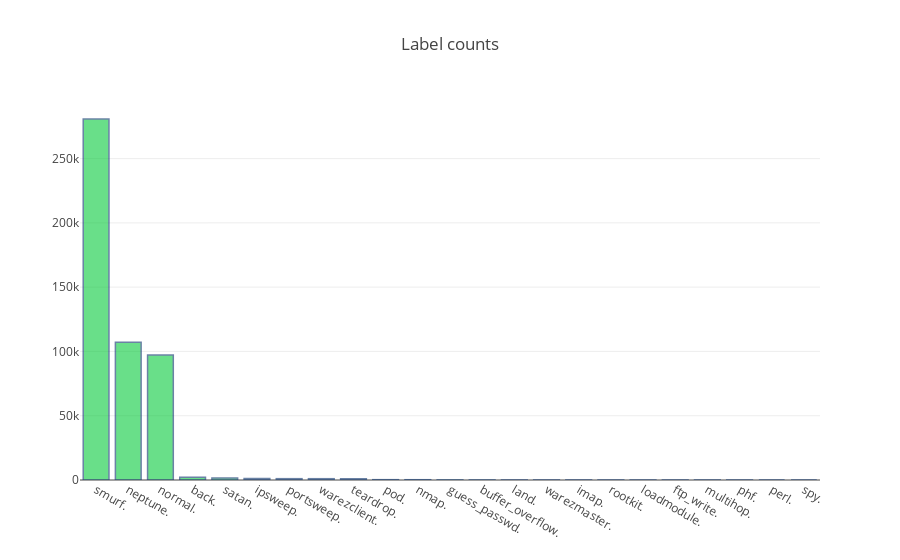

Notebook source saved alongside this figure:
### Code cell
trace0 = go.Bar(
    y = dfGroup.duration.sort_values(ascending=False),
    x= dfGroup.duration.sort_values(ascending=False).index,
    #text = dfGroup.duration,
    textposition = 'auto',
    marker=dict(
        color='rgb(7,202,59)',
        line=dict(
            color='rgb(8,48,107)',
            width=1.5,
        )
    ),
    opacity=0.6
)

data = [trace0]
layout = go.Layout(
    title='Label counts',
)

fig = go.Figure(data=data, layout=layout)
py.iplot(fig, filename='label_counts')

### Figure 1 — Plotly figure (JSON) as saved in the notebook; plotly's stock layout.template omitted (floating-point values rounded to 4 significant figures)
{"data": [{"marker": {"color": "rgb(7,202,59)", "line": {"color": "rgb(8,48,107)", "width": 1.5}}, "opacity": 0.6, "textposition": "auto", "type": "bar", "uid": "4b5c2f66-0165-471a-afd3-0050ba339a0e", "x": ["smurf.", "neptune.", "normal.", "back.", "satan.", "ipsweep.", "portsweep.", "warezclient.", "teardrop.", "pod.", "nmap.", "guess_passwd.", "buffer_overflow.", "land.", "warezmaster.", "imap.", "rootkit.", "loadmodule.", "ftp_write.", "multihop.", "phf.", "perl.", "spy."], "y": [280790, 107201, 97278, 2203, 1589, 1247, 1040, 1020, 979, 264, 231, 53, 30, 21, 20, 12, 10, 9, 8, 7, 4, 3, 2]}], "layout": {"title": "Label counts"}}
